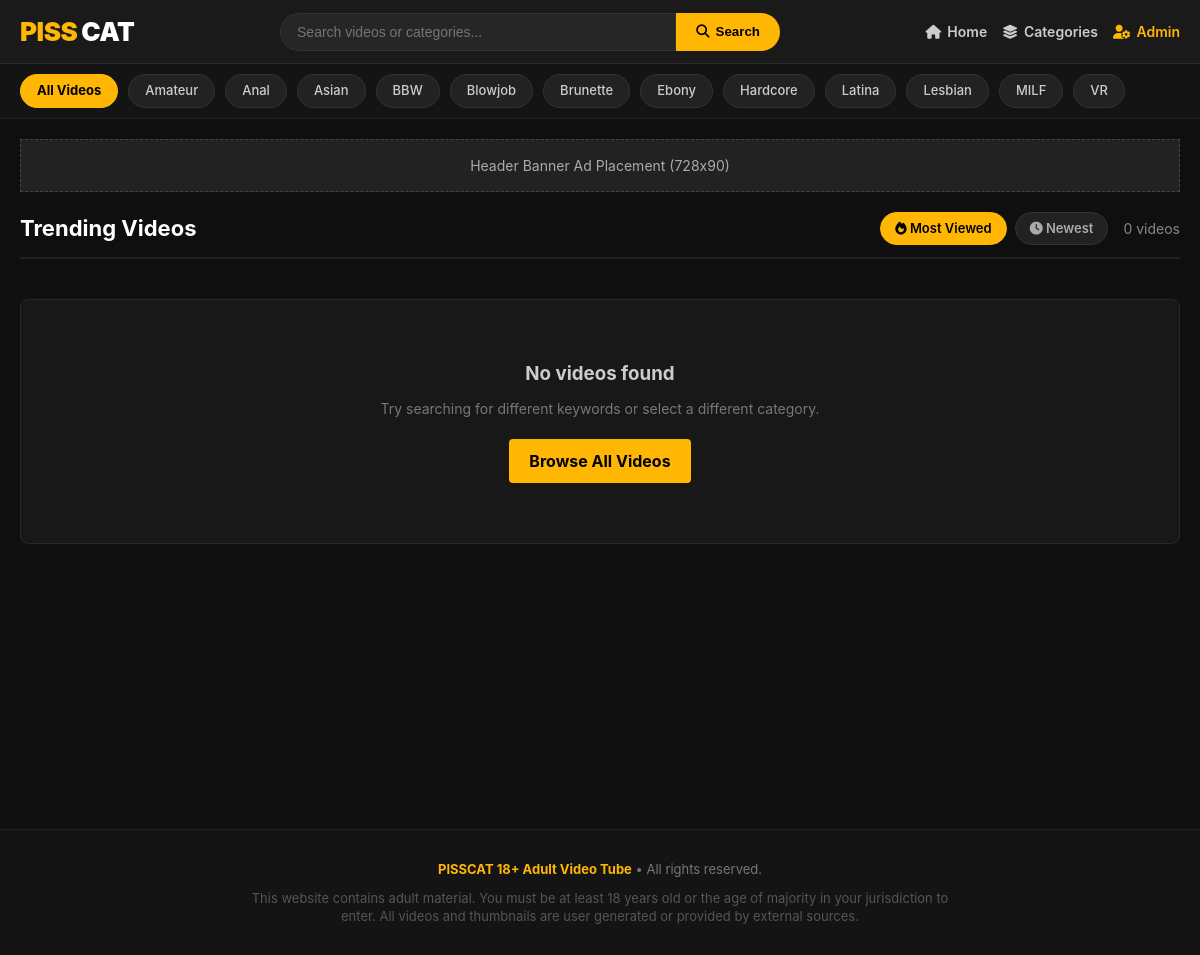
The page / on the database its author committed.
### tables this page shows
CREATE TABLE categories (
            id INTEGER PRIMARY KEY AUTOINCREMENT,
            name TEXT UNIQUE NOT NULL,
            slug TEXT UNIQUE NOT NULL,
            created_at DATETIME DEFAULT CURRENT_TIMESTAMP
        );

CREATE TABLE ads (
            id INTEGER PRIMARY KEY AUTOINCREMENT,
            slot_key TEXT UNIQUE NOT NULL,
            title TEXT NOT NULL,
            ad_type TEXT NOT NULL, -- 'banner', 'vast'
            ad_code TEXT,
            vast_url TEXT,
            is_active INTEGER DEFAULT 1,
            updated_at DATETIME DEFAULT CURRENT_TIMESTAMP
        );

### index.php (the view, shortened to what this page needs)
<?php
require_once __DIR__ . '/includes/ads.php';
$pdo = getDB();
$sort = trim($_GET['sort'] ?? 'most_viewed');
$page = max(1, intval($_GET['page'] ?? 1));
$perPage = 20;
$offset = ($page - 1) * $perPage;
$params = [];
$whereSQL = "";
$countQuery = "
    SELECT COUNT(DISTINCT v.id)
    FROM videos v
    LEFT JOIN video_categories vc ON v.id = vc.video_id
    LEFT JOIN categories c ON vc.category_id = c.id
    $whereSQL
";
$stmtCount = $pdo->prepare($countQuery);
$stmtCount->execute($params);
$totalVideos = $stmtCount->fetchColumn();
$orderBySQL = ($sort === 'newest') ? "ORDER BY v.id DESC" : "ORDER BY v.views DESC, v.id DESC";
$videoQuery = "
    SELECT v.*, GROUP_CONCAT(c.name, '||') AS cat_names, GROUP_CONCAT(c.slug, '||') AS cat_slugs
    FROM videos v
    LEFT JOIN video_categories vc ON v.id = vc.video_id
    LEFT JOIN categories c ON vc.category_id = c.id
    $whereSQL
    GROUP BY v.id
    $orderBySQL
    LIMIT $perPage OFFSET $offset
";
$stmtVideos = $pdo->prepare($videoQuery);
$stmtVideos->execute($params);
$videos = $stmtVideos->fetchAll();
require_once __DIR__ . '/includes/header.php';
?>
<div style="margin-bottom: 20px; display: flex; flex-wrap: wrap; justify-content: space-between; align-items: center; border-bottom: 2px solid #222; padding-bottom: 12px; gap: 15px;">
    <h1 style="font-size: 22px; font-weight: 700; color: #fff;">
        <?php
        if (!empty($searchQuery)) {
            echo 'Search Results for: <span style="color: #ffb703;">' . htmlspecialchars($searchQuery) . '</span>';
        } elseif (!empty($activeCatSlug)) {
            echo 'Category: <span style="color: #ffb703;">' . htmlspecialchars($catObj['name'] ?? $activeCatSlug) . '</span>';
        } else {
            echo 'Trending Videos';
        }
        ?>
    </h1>
    <div style="display: flex; align-items: center; gap: 15px;">
        <div class="sort-btn-group">
            <a href="index.php?<?= http_build_query(array_merge($_GET, ['sort' => 'most_viewed', 'page' => 1])) ?>" class="sort-btn <?= $sort === 'most_viewed' ? 'active' : '' ?>">
                <i class="fa-solid fa-fire"></i> Most Viewed
            </a>
            <a href="index.php?<?= http_build_query(array_merge($_GET, ['sort' => 'newest', 'page' => 1])) ?>" class="sort-btn <?= $sort === 'newest' ? 'active' : '' ?>">
                <i class="fa-solid fa-clock"></i> Newest
            </a>
        </div>
        <span style="color: #888; font-size: 14px;"><?= $totalVideos ?> videos</span>
    </div>
</div>
<?php if (empty($videos)): ?>
    <div style="background: #181818; padding: 60px 20px; text-align: center; border-radius: 8px; border: 1px solid #282828; margin: 40px 0;">
        <h3 style="color: #ccc; margin-bottom: 10px;">No videos found</h3>
        <p style="color: #777; font-size: 14px;">Try searching for different keywords or select a different category.</p>
        <a href="index.php" style="display: inline-block; margin-top: 20px; padding: 10px 20px; background: #ffb703; color: #000; border-radius: 4px; font-weight: bold;">Browse All Videos</a>
    </div>
<?php endif; ?>
<?php require_once __DIR__ . '/includes/footer.php'; ?>

### includes/header.php (shortened to what this page needs)
<?php
require_once __DIR__ . '/ads.php';
$pdo = getDB();
$categoriesNav = $pdo->query("SELECT * FROM categories ORDER BY name ASC")->fetchAll();
$searchQuery = $_GET['q'] ?? '';
$activeCatSlug = $_GET['category'] ?? '';
?>
<!DOCTYPE html>
<html lang="en">
<head>
    <link rel="stylesheet" href="https://cdnjs.cloudflare.com/ajax/libs/font-awesome/6.5.1/css/all.min.css">
</head>
<body>
<header>
    <div class="header-container">
        <a href="index.php" class="logo">
            <span class="logo-highlight">PISS</span>CAT
        </a>
        <div class="search-box-wrapper">
            <form action="index.php" method="GET" class="search-box">
                <input type="text" id="search-input" name="q" placeholder="Search videos or categories..." value="<?= htmlspecialchars($searchQuery) ?>" autocomplete="off" required>
                <button type="submit"><i class="fa-solid fa-magnifying-glass"></i> Search</button>
            </form>
        </div>
        <div class="header-nav">
            <a href="index.php"><i class="fa-solid fa-house"></i> Home</a>
            <a href="categories.php"><i class="fa-solid fa-layer-group"></i> Categories</a>
            <a href="admin/login.php" target="_blank" style="color: #ffb703;"><i class="fa-solid fa-user-gear"></i> Admin</a>
        </div>
    </div>
</header>
<div class="category-bar">
    <div class="category-bar-inner">
        <a href="index.php" class="cat-chip <?= empty($activeCatSlug) && empty($searchQuery) ? 'active' : '' ?>">All Videos</a>
        <?php foreach ($categoriesNav as $c): ?>
            <a href="index.php?category=<?= urlencode($c['slug']) ?>" class="cat-chip <?= $activeCatSlug === $c['slug'] ? 'active' : '' ?>">
                <?= htmlspecialchars($c['name']) ?>
            </a>
        <?php endforeach; ?>
    </div>
</div>
<div class="main-container">
    <div class="ad-container">
        <?= renderAdSlot('header_banner') ?>
    </div>

### includes/ads.php (shortened to what this page needs)
<?php
function getAdSlot($slotKey) {
    $pdo = getDB();
    $stmt = $pdo->prepare("SELECT * FROM ads WHERE slot_key = ? AND is_active = 1");
    $stmt->execute([$slotKey]);
    return $stmt->fetch();
}
function renderAdSlot($slotKey) {
    $ad = getAdSlot($slotKey);
    if ($ad && !empty($ad['ad_code'])) {
        return '<div class="ad-slot ad-slot-' . htmlspecialchars($slotKey) . '">' . $ad['ad_code'] . '</div>';
    }
    return '';
}

### includes/header.php (style rules this page uses)
* { box-sizing: border-box; margin: 0; padding: 0; }
body { font-family: -apple-system, BlinkMacSystemFont, "Segoe UI", Roboto, Helvetica, Arial, sans-serif; background-color: #0f0f0f; color: #f1f1f1; line-height: 1.5; }
a { color: inherit; text-decoration: none; }
header { background-color: #1a1a1a; border-bottom: 1px solid #2a2a2a; position: sticky; top: 0; z-index: 100; }
.header-container { max-width: 1400px; margin: 0 auto; padding: 12px 20px; display: flex; align-items: center; justify-content: space-between; gap: 20px; }
.logo { font-size: 26px; font-weight: 900; color: #fff; letter-spacing: -0.5px; display: flex; align-items: center; gap: 4px; }
.logo span.logo-highlight { color: #ffb703; }
.search-box-wrapper { flex: 1; max-width: 500px; position: relative; }
.search-box { display: flex; }
.search-box input { width: 100%; padding: 10px 16px; background: #262626; border: 1px solid #333; border-radius: 20px 0 0 20px; color: #fff; font-size: 14px; outline: none; }
.search-box button { padding: 10px 20px; background: #ffb703; border: none; border-radius: 0 20px 20px 0; color: #000; font-weight: bold; cursor: pointer; transition: background 0.2s; display: flex; align-items: center; gap: 6px; }
.header-nav { display: flex; align-items: center; gap: 15px; }
.header-nav a { font-weight: 600; font-size: 14px; color: #ccc; transition: color 0.2s; display: flex; align-items: center; gap: 6px; }
.category-bar { background: #141414; border-bottom: 1px solid #222; overflow-x: auto; white-space: nowrap; padding: 10px 20px; }
.category-bar-inner { max-width: 1400px; margin: 0 auto; display: flex; gap: 10px; align-items: center; }
.cat-chip { display: inline-block; padding: 6px 16px; background: #222; color: #ccc; border-radius: 20px; font-size: 13px; font-weight: 500; transition: all 0.2s; border: 1px solid #333; }
.cat-chip:hover, .cat-chip.active { background: #ffb703; color: #000; border-color: #ffb703; font-weight: bold; }
.main-container { max-width: 1400px; margin: 20px auto; padding: 0 20px; min-height: 80vh; }
.ad-container { text-align: center; margin: 20px 0; overflow: hidden; }
.sort-btn-group { display: flex; gap: 8px; }
.sort-btn { padding: 6px 14px; background: #222; border: 1px solid #333; border-radius: 20px; color: #aaa; font-size: 13px; font-weight: 600; transition: 0.2s; }
.sort-btn:hover, .sort-btn.active { background: #ffb703; color: #000; border-color: #ffb703; }

### rows shown on the page
categories: name "Amateur"
categories: name "Anal"
categories: name "Asian"
categories: name "BBW"
categories: name "Blowjob"
categories: name "Brunette"
categories: name "Ebony"
categories: name "Hardcore"
categories: name "Latina"
categories: name "Lesbian"
categories: name "MILF"
categories: name "VR"
ads: ad_code "Header Banner Ad Placement (728x90)"

### other values the page prints
$totalVideos "0"
